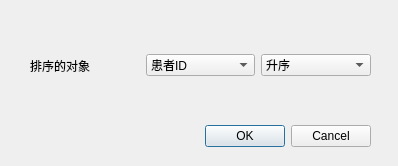
<?xml version="1.0" encoding="UTF-8"?>
<ui version="4.0">
 <class>SortDialog</class>
 <widget class="QDialog" name="SortDialog">
  <property name="geometry">
   <rect>
    <x>0</x>
    <y>0</y>
    <width>398</width>
    <height>166</height>
   </rect>
  </property>
  <property name="windowTitle">
   <string>Dialog</string>
  </property>
  <widget class="QDialogButtonBox" name="buttonBox">
   <property name="geometry">
    <rect>
     <x>30</x>
     <y>120</y>
     <width>341</width>
     <height>32</height>
    </rect>
   </property>
   <property name="orientation">
    <enum>Qt::Orientation::Horizontal</enum>
   </property>
   <property name="standardButtons">
    <set>QDialogButtonBox::StandardButton::Cancel|QDialogButtonBox::StandardButton::Ok</set>
   </property>
  </widget>
  <widget class="QWidget" name="horizontalLayoutWidget">
   <property name="geometry">
    <rect>
     <x>30</x>
     <y>40</y>
     <width>341</width>
     <height>51</height>
    </rect>
   </property>
   <layout class="QHBoxLayout" name="horizontalLayout_5">
    <item>
     <widget class="QLabel" name="label_21">
      <property name="text">
       <string>排序的对象</string>
      </property>
     </widget>
    </item>
    <item>
     <widget class="QComboBox" name="sortTarget">
      <item>
       <property name="text">
        <string>患者ID</string>
       </property>
      </item>
      <item>
       <property name="text">
        <string>姓名</string>
       </property>
      </item>
      <item>
       <property name="text">
        <string>性别</string>
       </property>
      </item>
      <item>
       <property name="text">
        <string>年龄</string>
       </property>
      </item>
      <item>
       <property name="text">
        <string>电话</string>
       </property>
      </item>
      <item>
       <property name="text">
        <string>诊断结果</string>
       </property>
      </item>
     </widget>
    </item>
    <item>
     <widget class="QComboBox" name="sortOrder">
      <item>
       <property name="text">
        <string>升序</string>
       </property>
      </item>
      <item>
       <property name="text">
        <string>降序</string>
       </property>
      </item>
     </widget>
    </item>
   </layout>
  </widget>
 </widget>
 <resources/>
 <connections>
  <connection>
   <sender>buttonBox</sender>
   <signal>accepted()</signal>
   <receiver>SortDialog</receiver>
   <slot>accept()</slot>
   <hints>
    <hint type="sourcelabel">
     <x>248</x>
     <y>254</y>
    </hint>
    <hint type="destinationlabel">
     <x>157</x>
     <y>274</y>
    </hint>
   </hints>
  </connection>
  <connection>
   <sender>buttonBox</sender>
   <signal>rejected()</signal>
   <receiver>SortDialog</receiver>
   <slot>reject()</slot>
   <hints>
    <hint type="sourcelabel">
     <x>316</x>
     <y>260</y>
    </hint>
    <hint type="destinationlabel">
     <x>286</x>
     <y>274</y>
    </hint>
   </hints>
  </connection>
 </connections>
</ui>
